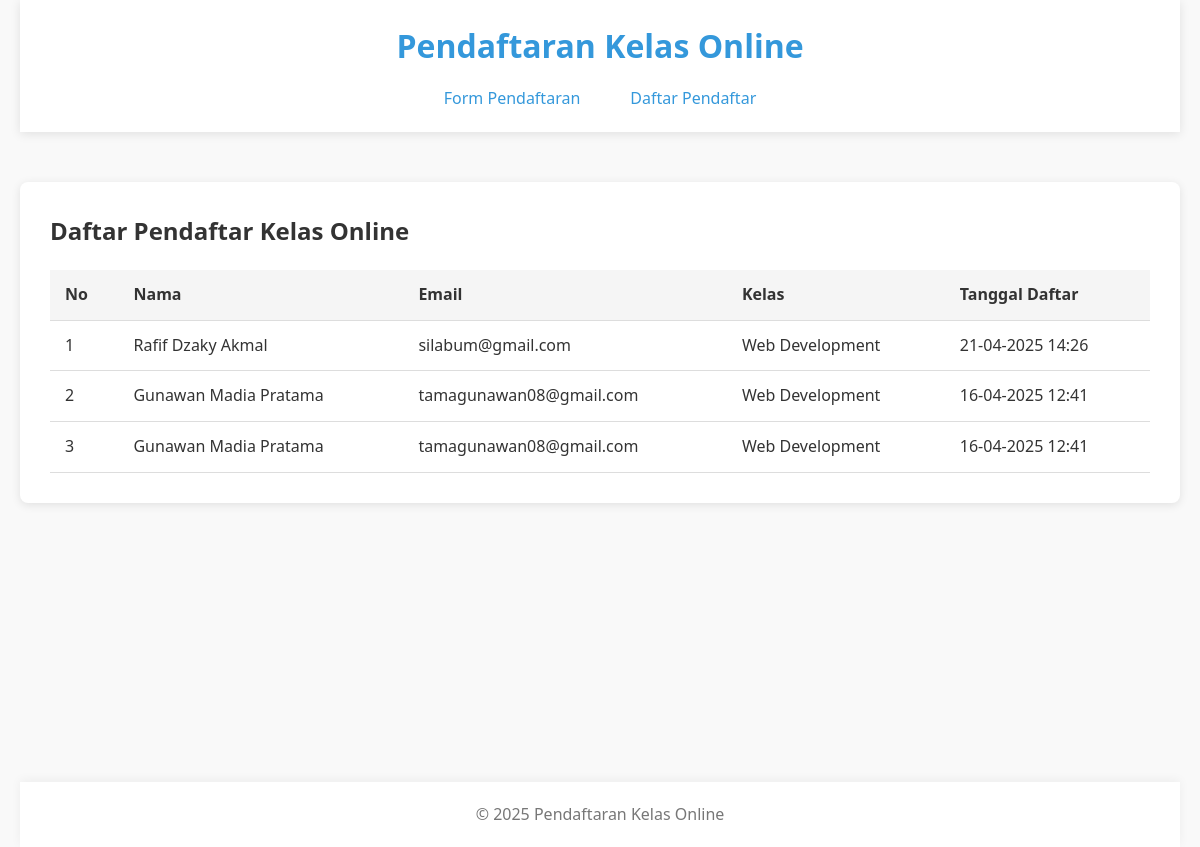
Page /list_pendaftar.php on the committed database.
### tables this page shows
CREATE TABLE `pendaftar` (
  `id` int(11) NOT NULL,
  `nama` varchar(100) NOT NULL,
  `email` varchar(100) NOT NULL,
  `kelas` varchar(50) NOT NULL,
  `tanggal_daftar` datetime NOT NULL
);

### includes/functions.php (called while the page is built, shortened)
<?php
function get_all_pendaftar($conn) {
    $pendaftars = [];
    $query = "SELECT * FROM pendaftar ORDER BY tanggal_daftar DESC";
    $result = mysqli_query($conn, $query);
    if ($result) {
        while ($row = mysqli_fetch_assoc($result)) {
            $pendaftars[] = $row;
        }
    }
    return $pendaftars;
}
function get_daftar_kelas() {
    return [
        'web_development' => 'Web Development',
        'mobile_development' => 'Mobile App Development',
        'data_science' => 'Data Science & Machine Learning',
        'ui_ux' => 'UI/UX Design',
        'digital_marketing' => 'Digital Marketing'
    ];
}
?>

### list_pendaftar.php (the view)
<?php
require_once 'includes/db_connection.php';
require_once 'includes/functions.php';
include 'includes/header.php';
$pendaftars = get_all_pendaftar($conn);
$daftar_kelas = get_daftar_kelas();
?>
<section class="pendaftar-container">
    <h2>Daftar Pendaftar Kelas Online</h2>
    <?php if (empty($pendaftars)): ?>
        <div class="empty-state">
            <p>Belum ada pendaftar saat ini.</p>
        </div>
    <?php else: ?>
        <div class="table-container">
            <table>
                <thead>
                    <tr>
                        <th>No</th>
                        <th>Nama</th>
                        <th>Email</th>
                        <th>Kelas</th>
                        <th>Tanggal Daftar</th>
                    </tr>
                </thead>
                <tbody>
                    <?php $no = 1; ?>
                    <?php foreach ($pendaftars as $pendaftar): ?>
                        <tr>
                            <td><?php echo $no++; ?></td>
                            <td><?php echo htmlspecialchars($pendaftar['nama']); ?></td>
                            <td><?php echo htmlspecialchars($pendaftar['email']); ?></td>
                            <td>
                                <?php
                                    echo isset($daftar_kelas[$pendaftar['kelas']])
                                        ? $daftar_kelas[$pendaftar['kelas']]
                                        : $pendaftar['kelas'];
                                ?>
                            </td>
                            <td><?php echo date('d-m-Y H:i', strtotime($pendaftar['tanggal_daftar'])); ?></td>
                        </tr>
                    <?php endforeach; ?>
                </tbody>
            </table>
        </div>
    <?php endif; ?>
</section>
<?php include 'includes/footer.php'; ?>

### includes/header.php (shortened to what this page needs)
<!DOCTYPE html>
<html lang="id">
<head>
    <link rel="stylesheet" href="css/style.css">
</head>
<body>
    <div class="container">
        <header>
            <h1>Pendaftaran Kelas Online</h1>
            <nav>
                <ul>
                    <li><a href="index.php">Form Pendaftaran</a></li>
                    <li><a href="list_pendaftar.php">Daftar Pendaftar</a></li>
                </ul>
            </nav>
        </header>
        <main>

### includes/footer.php
</main>
        <footer>
            <p>&copy; <?php echo date('Y'); ?> Pendaftaran Kelas Online</p>
        </footer>
    </div>
</body>
</html>

### css/style.css (style rules this page uses)
* { margin: 0; padding: 0; box-sizing: border-box; }
:root { --primary-color: #3498db; --primary-dark: #2980b9; --text-color: #333; --light-gray: #f5f5f5; --border-color: #ddd; --success-color: #2ecc71; --error-color: #e74c3c; --shadow: 0 2px 10px rgba(0, 0, 0, 0.1); }
body { font-family: 'Segoe UI', Tahoma, Geneva, Verdana, sans-serif; line-height: 1.6; color: var(--text-color); background-color: #f9f9f9; }
.container { max-width: 1200px; margin: 0 auto; padding: 0 20px; }
a { color: var(--primary-color); text-decoration: none; }
header { background: white; box-shadow: var(--shadow); padding: 20px 0; margin-bottom: 30px; }
header h1 { margin-bottom: 15px; color: var(--primary-color); text-align: center; }
header nav ul { display: flex; justify-content: center; list-style: none; }
header nav ul li { margin: 0 15px; }
header nav ul li a { padding: 5px 10px; border-radius: 4px; transition: background-color 0.3s; }
main { padding: 20px 0; min-height: calc(100vh - 180px); }
h2 { margin-bottom: 20px; color: var(--text-color); }
.pendaftar-container { background: white; padding: 30px; border-radius: 8px; box-shadow: var(--shadow); }
.table-container { overflow-x: auto; }
table { width: 100%; border-collapse: collapse; }
table th, table td { padding: 12px 15px; text-align: left; border-bottom: 1px solid var(--border-color); }
table th { background-color: var(--light-gray); font-weight: 600; }
footer { text-align: center; padding: 20px 0; background: white; box-shadow: 0 -2px 10px rgba(0, 0, 0, 0.05); color: #777; }

### rows in the picture
pendaftar: nama "Rafif Dzaky Akmal", email "silabum@gmail.com", kelas "Web Development", tanggal_daftar "21-04-2025 14:26"
pendaftar: nama "Gunawan Madia Pratama", email "tamagunawan08@gmail.com", kelas "Web Development", tanggal_daftar "16-04-2025 12:41"
pendaftar: nama "Gunawan Madia Pratama", email "tamagunawan08@gmail.com", kelas "Web Development", tanggal_daftar "16-04-2025 12:41"
